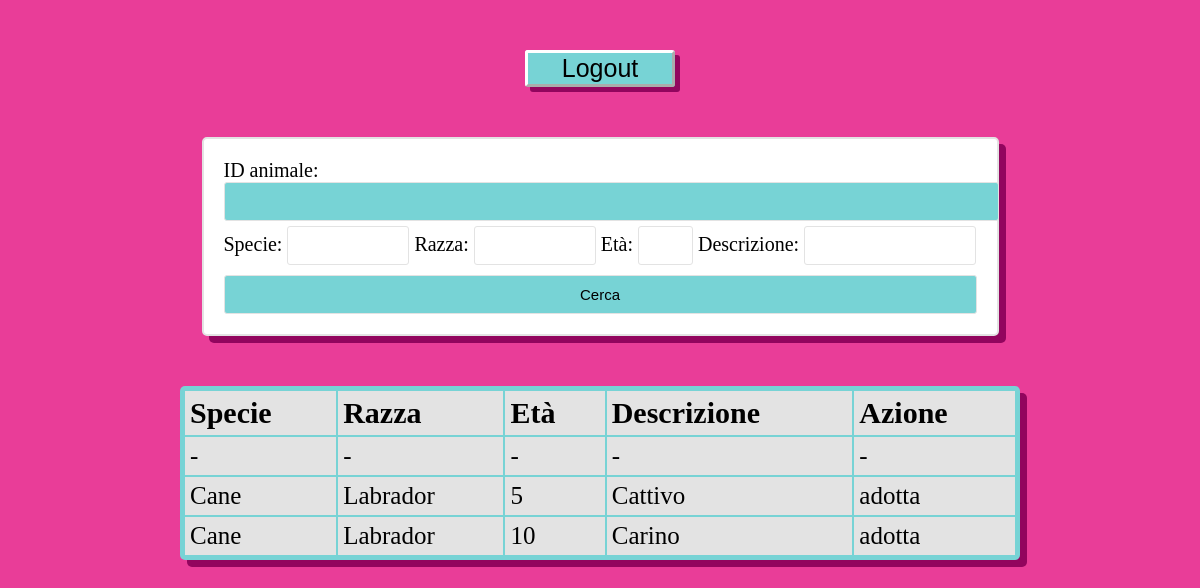
The app's page /home/ (signed in), older data.
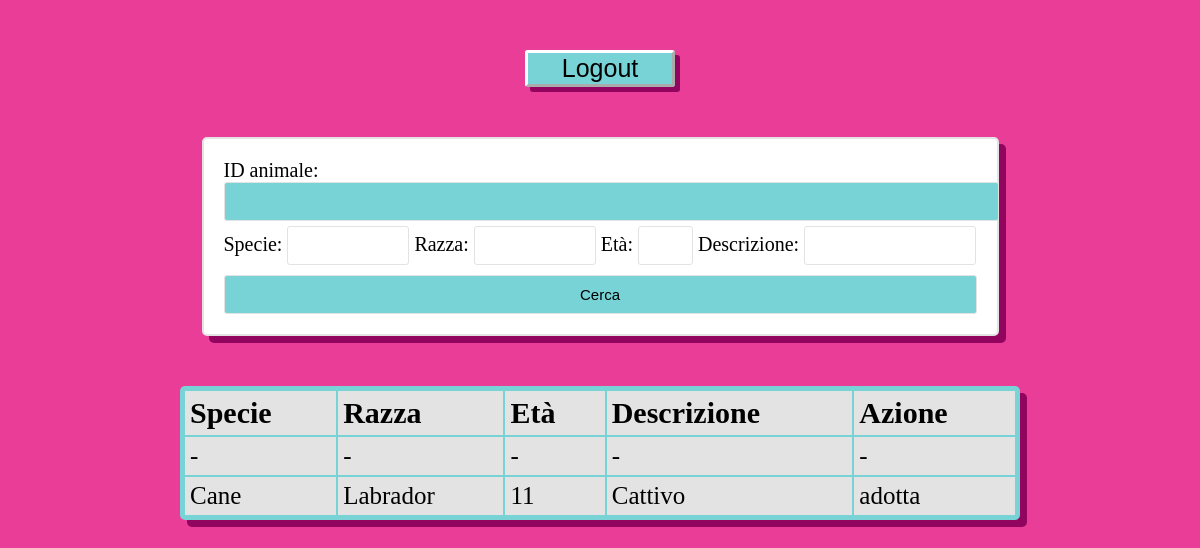
The same page, newer data.
### adozione/models.py (models this page shows, shortened)
class Animale(models.Model):
    ID_animale = models.IntegerField(default=1, primary_key=True)
    specie = models.CharField(max_length=100)
    razza = models.CharField(max_length=50)
    età = models.IntegerField(default=0)
    descrizione = models.CharField(max_length=400)

### adozione/views.py (the view)
# urls.py: 2. Add a URL to urlpatterns:  path('', views.home, name='home')
@user_passes_test(lambda u: not u.is_superuser, login_url='home_amministratore')
@login_required(login_url='login')
def home(request):
    animali = Animale.objects.all()
    myFilter = AnimalFilter(request.GET, queryset=animali)
    animali = myFilter.qs
    context = {'animali': animali, 'myFilter': myFilter}
    return render(request, "home.html", context)

### adozione/templates/home.html (shortened to what this page needs)
{% load static %}
<!DOCTYPE html>
<html>
    <head>
        <link rel="stylesheet" type="text/css" href="{% static 'styles.css' %}">
    </head>
    <body>
        <div class="navbar">
            <a class="button_link" href="{% url 'logout' %}">
                <button class="pulsante" >Logout</button>
            </a>
        </div>
        <form id= "form_ricerca" method="get">
            {{myFilter.form}}
            <button class="btn btn-primary" type="submit"> Cerca </button>
        </form>
        <table>
            <thead>
                <th>Specie</th>
                <th>Razza</th>
                <th>Età</th>
                <th>Descrizione</th>
                <th>Azione</th>
            </thead>
            <tbody>
                <tr>
                    <td>-</td>
                    <td>-</td>
                    <td>-</td>
                    <td>-</td>
                    <td>-</td>
                </tr>
                {% for animal in animali %}
                <tr>
                    <td>{{ animal.specie }}</td>
                    <td>{{ animal.razza }}</td>
                    <td>{{ animal.età }}</td>
                    <td>{{ animal.descrizione }}</td>
                    <td>
                        <a href="{% url 'adotta' animal.ID_animale %}" class="pulsante pulsante_tabella">adotta</a>
                    </td>
                    </tr>
                {% endfor %}
            </tbody>
        </table>
    </body>
</html>

Row changes from the older to the newer data that the page shows:
removed Animale: specie "Cane", razza "Labrador", età "10", descrizione "Carino"
changed Animale "Cane": età "5" → "11"
